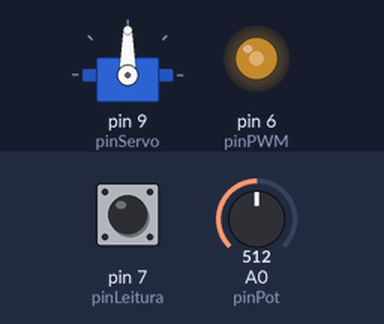
Bench run of a sketch on a simulated Arduino Uno, built with avr-gcc and run on an emulated ATmega328P. Shown: servo, output pins drawn as LEDs (lit = HIGH). The test bench sets the inputs (shaded band); at power-on: A0 (pinPot) = 512, pin 7 (pinLeitura) HIGH. What the sketch prints to the serial monitor is not drawn.

Above: at 1.2 s.
1.3 s: A0 (pinPot) set to 716
At 2.3 s:
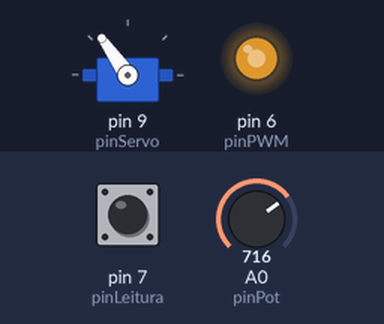
2.8 s: A0 (pinPot) set to 900
At 3.8 s:
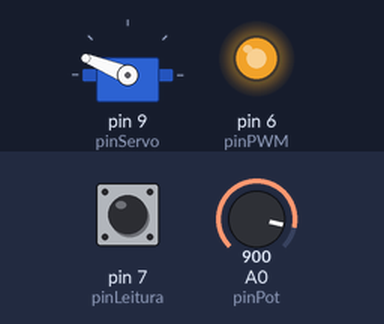
4.3 s: A0 (pinPot) set to 1023
At 5.3 s:
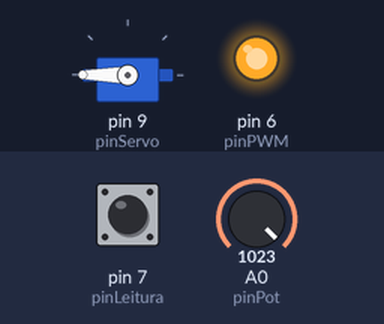
5.8 s: A0 (pinPot) set to 306
At 6.8 s:
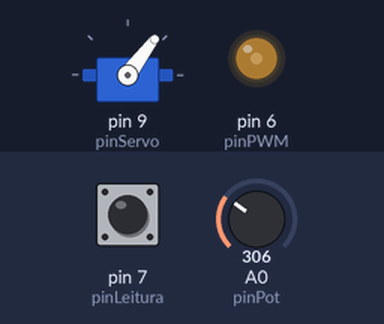
7.3 s: A0 (pinPot) set to 122
At 8.3 s:
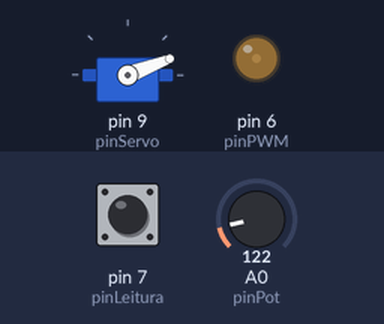
Timing chart, 0 to 9.8 s (numbered marks = the images above; inputs shaded):
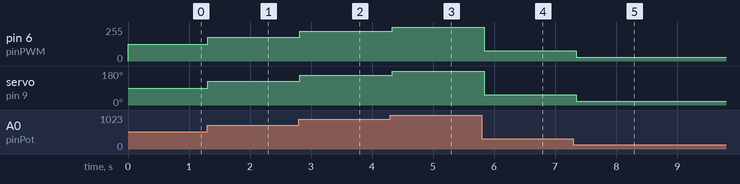

Measured:
- after the input at 1.3 s, pin 6 (pinPWM): 127/255 → 178/255 at once; servo on pin 9 (pinServo): 90° → 125° at once
- after the input at 2.8 s, pin 6 (pinPWM): 178/255 → 224/255 at once; servo on pin 9 (pinServo): 125° → 158° at once
- after the input at 4.3 s, pin 6 (pinPWM): 224/255 → 255/255 at once; servo on pin 9 (pinServo): 158° → 180° at once
- after the input at 5.8 s, pin 6 (pinPWM): 255/255 → 76/255 at once; servo on pin 9 (pinServo): 180° → 53° at once
- after the input at 7.3 s, pin 6 (pinPWM): 76/255 → 30/255 after 0.05 s; servo on pin 9 (pinServo): 53° → 21° after 0.05 s

The sketch:

Q0859-Sketch.ino
```cpp
#include <Servo.h>

#define pinLeitura 7
#define pinServo 9
#define pinPWM 6

#define pinPot A0

Servo meuServo;

void setup() {
  meuServo.attach(pinServo);

  Serial.begin(9600);
  pinMode(pinLeitura, INPUT_PULLUP);
  pinMode(pinPWM, OUTPUT);
}

void loop() {
  int valorLido = analogRead(pinPot);
  meuServo.write(map(valorLido, 0, 1023, 0, 180));
  analogWrite(pinPWM, map(valorLido, 0, 1023, 0, 255));

  unsigned long duracaoLOW = pulseIn(pinLeitura, LOW, 50000);
  Serial.print("L:");
  Serial.print(duracaoLOW);
  Serial.print(" ");

  unsigned long duracaoHIGH = pulseIn(pinLeitura, HIGH, 50000);
  Serial.print("H:");
  Serial.print(duracaoHIGH);
  Serial.print(" ");

  Serial.print("L+H:");
  Serial.println(duracaoLOW + duracaoHIGH);
}
```
